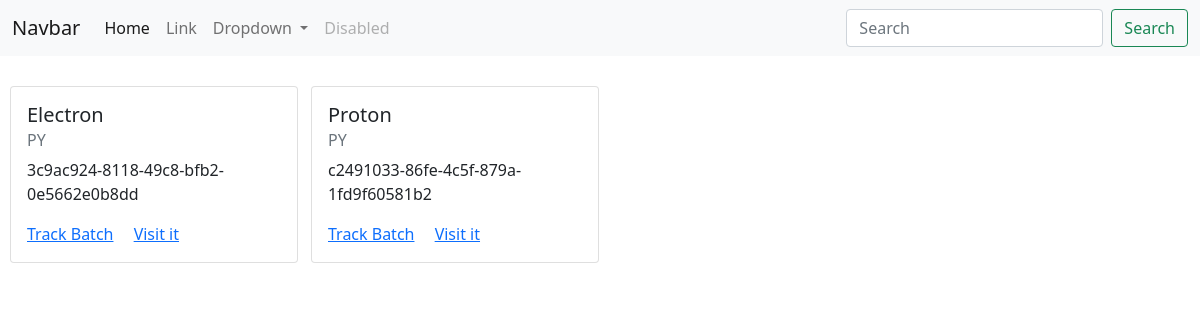
The app's page /batch/all/, older data.
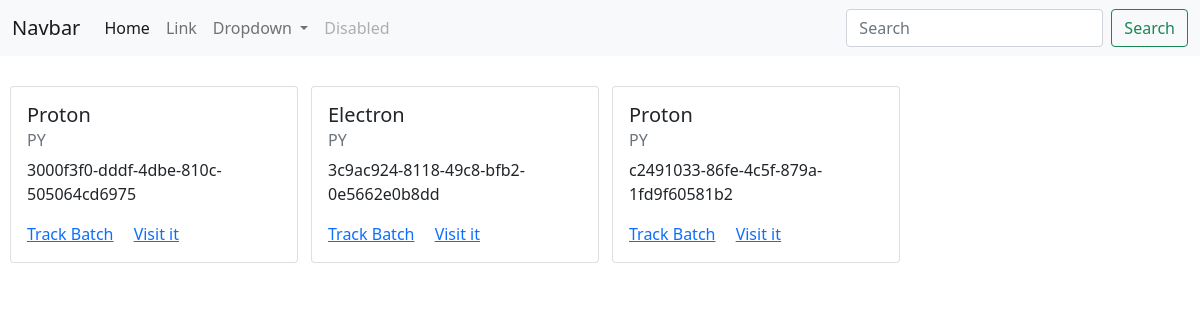
The same page, newer data.
### batches/models.py (models this page shows, shortened)
class Batch(models.Model):
    id = models.UUIDField(primary_key=True, unique=True, editable=False, default=uuid_without_dash)
    name = models.CharField(max_length=50)
    batch_category = models.CharField(max_length=2, choices=BATCH_CATEGORY)
    user = models.ManyToManyField(User, through="BatchUser", related_name="batches")
    started = models.BooleanField(default=False)
    start_date = models.DateField(null=True, blank=True)
    end_date = models.DateField(null=True, blank=True)
    per_week = models.IntegerField(default=2)
    days = models.CharField(max_length=4, null=True, blank=True)
    time_starts = models.TimeField(null=True, blank=True)
    time_ends = models.TimeField(null=True, blank=True)
    date_created = models.DateTimeField(auto_now_add=True)
    class Meta:
        ordering = ["-date_created", ]

### batches/views.py (the view)
# urls.py: path("all/", views.BatchListView.as_view(), ),
class BatchListView(ListView):
    template_name = "batch/staff/batch-list.html"
    context_object_name = "batches"
    def get_queryset(self):
        qs = Batch.objects.all()
        return qs

### Templates/batch/staff/batch-list.html (shortened to what this page needs)
{% extends "Components/base.html" %}
{% block content %}
    <div class="batches row">
        {% for batch in batches %}
            <div class="col-sm-3">
                <div class="card" style="width: 18rem;">
                    <div class="card-body">
                        <h5 class="card-title">{{ batch.name }}</h5>
                        <h6 class="card-subtitle mb-2 text-muted">{{ batch.batch_category }}</h6>
                        <p class="card-text">{{ batch.id }}</p>
                        <a href="#" class="card-link">Track Batch</a>
                        <a href="#" class="card-link">Visit it</a>
                    </div>
                </div>
            </div>
        {% endfor %}
    </div>
{% endblock content %}

Row changes from the older to the newer data that the page shows:
added Batch: name "Proton", batch_category "PY", id "3000f3f0-dddf-4dbe-810c-505064cd6975"
